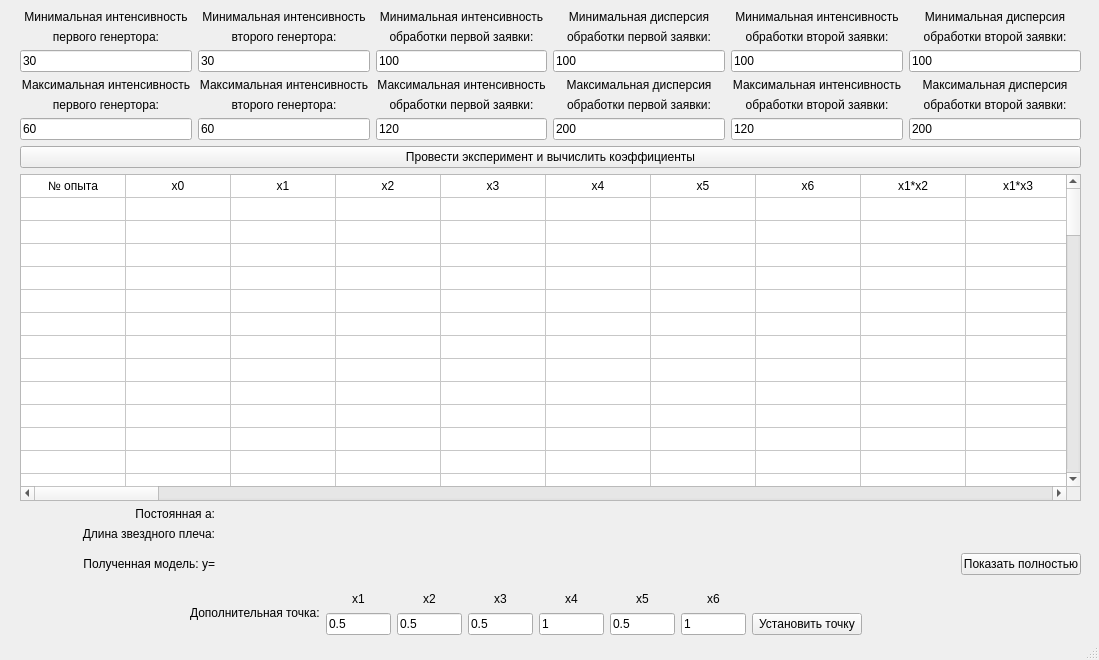
<?xml version="1.0" encoding="UTF-8"?>
<ui version="4.0">
 <class>MainWindow</class>
 <widget class="QMainWindow" name="MainWindow">
  <property name="geometry">
   <rect>
    <x>0</x>
    <y>0</y>
    <width>1099</width>
    <height>660</height>
   </rect>
  </property>
  <property name="windowTitle">
   <string>Ортогональный центрально-композиционный план</string>
  </property>
  <widget class="QWidget" name="centralwidget">
   <widget class="QWidget" name="layoutWidget">
    <property name="geometry">
     <rect>
      <x>20</x>
      <y>10</y>
      <width>1061</width>
      <height>572</height>
     </rect>
    </property>
    <layout class="QGridLayout" name="gridLayout_3">
     <item row="3" column="0">
      <layout class="QGridLayout" name="gridLayout">
       <item row="1" column="1">
        <widget class="QLabel" name="label_length">
         <property name="minimumSize">
          <size>
           <width>0</width>
           <height>0</height>
          </size>
         </property>
         <property name="text">
          <string/>
         </property>
        </widget>
       </item>
       <item row="0" column="0">
        <widget class="QLabel" name="label_37">
         <property name="text">
          <string>Постоянная a:</string>
         </property>
         <property name="alignment">
          <set>Qt::AlignRight|Qt::AlignTrailing|Qt::AlignVCenter</set>
         </property>
        </widget>
       </item>
       <item row="2" column="0">
        <widget class="QLabel" name="label_4">
         <property name="maximumSize">
          <size>
           <width>16777215</width>
           <height>20</height>
          </size>
         </property>
         <property name="text">
          <string>Полученная модель: y=</string>
         </property>
         <property name="alignment">
          <set>Qt::AlignRight|Qt::AlignTrailing|Qt::AlignVCenter</set>
         </property>
        </widget>
       </item>
       <item row="1" column="0">
        <widget class="QLabel" name="label_2">
         <property name="maximumSize">
          <size>
           <width>195</width>
           <height>20</height>
          </size>
         </property>
         <property name="text">
          <string>Длина звездного плеча:</string>
         </property>
         <property name="alignment">
          <set>Qt::AlignRight|Qt::AlignTrailing|Qt::AlignVCenter</set>
         </property>
        </widget>
       </item>
       <item row="0" column="1">
        <widget class="QLabel" name="label_a">
         <property name="text">
          <string/>
         </property>
        </widget>
       </item>
       <item row="2" column="1">
        <layout class="QHBoxLayout" name="horizontalLayout_3">
         <item>
          <widget class="QLabel" name="label_y">
           <property name="minimumSize">
            <size>
             <width>0</width>
             <height>35</height>
            </size>
           </property>
           <property name="text">
            <string/>
           </property>
          </widget>
         </item>
         <item>
          <widget class="QPushButton" name="btn_full">
           <property name="maximumSize">
            <size>
             <width>120</width>
             <height>16777215</height>
            </size>
           </property>
           <property name="text">
            <string>Показать полностью</string>
           </property>
          </widget>
         </item>
        </layout>
       </item>
      </layout>
     </item>
     <item row="2" column="0">
      <widget class="QTableWidget" name="table_plan">
       <property name="rowCount">
        <number>79</number>
       </property>
       <property name="columnCount">
        <number>74</number>
       </property>
       <attribute name="horizontalHeaderVisible">
        <bool>false</bool>
       </attribute>
       <attribute name="horizontalHeaderDefaultSectionSize">
        <number>105</number>
       </attribute>
       <attribute name="verticalHeaderVisible">
        <bool>false</bool>
       </attribute>
       <attribute name="verticalHeaderDefaultSectionSize">
        <number>23</number>
       </attribute>
       <row/>
       <row/>
       <row/>
       <row/>
       <row/>
       <row/>
       <row/>
       <row/>
       <row/>
       <row/>
       <row/>
       <row/>
       <row/>
       <row/>
       <row/>
       <row/>
       <row/>
       <row/>
       <row/>
       <row/>
       <row/>
       <row/>
       <row/>
       <row/>
       <row/>
       <row/>
       <row/>
       <row/>
       <row/>
       <row/>
       <row/>
       <row/>
       <row/>
       <row/>
       <row/>
       <row/>
       <row/>
       <row/>
       <row/>
       <row/>
       <row/>
       <row/>
       <row/>
       <row/>
       <row/>
       <row/>
       <row/>
       <row/>
       <row/>
       <row/>
       <row/>
       <row/>
       <row/>
       <row/>
       <row/>
       <row/>
       <row/>
       <row/>
       <row/>
       <row/>
       <row/>
       <row/>
       <row/>
       <row/>
       <row/>
       <row/>
       <row/>
       <row/>
       <row/>
       <row/>
       <row/>
       <row/>
       <row/>
       <row/>
       <row/>
       <row/>
       <row/>
       <row/>
       <row/>
       <column/>
       <column/>
       <column/>
       <column/>
       <column/>
       <column/>
       <column/>
       <column/>
       <column/>
       <column/>
       <column/>
       <column/>
       <column/>
       <column/>
       <column/>
       <column/>
       <column/>
       <column/>
       <column/>
       <column/>
       <column/>
       <column/>
       <column/>
       <column/>
       <column/>
       <column/>
       <column/>
       <column/>
       <column/>
       <column/>
       <column/>
       <column/>
       <column/>
       <column/>
       <column/>
       <column/>
       <column/>
       <column/>
       <column/>
       <column/>
       <column/>
       <column/>
       <column/>
       <column/>
       <column/>
       <column/>
       <column/>
       <column/>
       <column/>
       <column/>
       <column/>
       <column/>
       <column/>
       <column/>
       <column/>
       <column/>
       <column/>
       <column/>
       <column/>
       <column/>
       <column/>
       <column/>
       <column/>
       <column/>
       <column/>
       <column/>
       <column/>
       <column/>
       <column/>
       <column/>
       <column/>
       <column/>
       <column/>
       <column/>
       <item row="0" column="0">
        <property name="text">
         <string>№ опыта</string>
        </property>
        <property name="textAlignment">
         <set>AlignCenter</set>
        </property>
       </item>
       <item row="0" column="1">
        <property name="text">
         <string>x0</string>
        </property>
        <property name="textAlignment">
         <set>AlignCenter</set>
        </property>
       </item>
       <item row="0" column="2">
        <property name="text">
         <string>x1</string>
        </property>
        <property name="textAlignment">
         <set>AlignCenter</set>
        </property>
       </item>
       <item row="0" column="3">
        <property name="text">
         <string>x2</string>
        </property>
        <property name="textAlignment">
         <set>AlignCenter</set>
        </property>
       </item>
       <item row="0" column="4">
        <property name="text">
         <string>x3</string>
        </property>
        <property name="textAlignment">
         <set>AlignCenter</set>
        </property>
       </item>
       <item row="0" column="5">
        <property name="text">
         <string>x4</string>
        </property>
        <property name="textAlignment">
         <set>AlignCenter</set>
        </property>
       </item>
       <item row="0" column="6">
        <property name="text">
         <string>x5</string>
        </property>
        <property name="textAlignment">
         <set>AlignCenter</set>
        </property>
       </item>
       <item row="0" column="7">
        <property name="text">
         <string>x6</string>
        </property>
        <property name="textAlignment">
         <set>AlignCenter</set>
        </property>
       </item>
       <item row="0" column="8">
        <property name="text">
         <string>x1*x2</string>
        </property>
        <property name="textAlignment">
         <set>AlignCenter</set>
        </property>
       </item>
       <item row="0" column="9">
        <property name="text">
         <string>x1*x3</string>
        </property>
        <property name="textAlignment">
         <set>AlignCenter</set>
        </property>
       </item>
       <item row="0" column="10">
        <property name="text">
         <string>x1*x4</string>
        </property>
        <property name="textAlignment">
         <set>AlignCenter</set>
        </property>
       </item>
       <item row="0" column="11">
        <property name="text">
         <string>x1*x5</string>
        </property>
        <property name="textAlignment">
         <set>AlignCenter</set>
        </property>
       </item>
       <item row="0" column="12">
        <property name="text">
         <string>x1*x6</string>
        </property>
        <property name="textAlignment">
         <set>AlignCenter</set>
        </property>
       </item>
       <item row="0" column="13">
        <property name="text">
         <string>x2*x3</string>
        </property>
        <property name="textAlignment">
         <set>AlignCenter</set>
        </property>
       </item>
       <item row="0" column="14">
        <property name="text">
         <string>x2*x4</string>
        </property>
       </item>
       <item row="0" column="15">
        <property name="text">
         <string>x2*x5</string>
        </property>
       </item>
       <item row="0" column="16">
        <property name="text">
         <string>x2*x6</string>
        </property>
       </item>
       <item row="0" column="17">
        <property name="text">
         <string>x3*x4</string>
        </property>
       </item>
       <item row="0" column="18">
        <property name="text">
         <string>x3*x5</string>
        </property>
       </item>
       <item row="0" column="19">
        <property name="text">
         <string>x3*x6</string>
        </property>
       </item>
       <item row="0" column="20">
        <property name="text">
         <string>x4*x5</string>
        </property>
       </item>
       <item row="0" column="21">
        <property name="text">
         <string>x4*x6</string>
        </property>
       </item>
       <item row="0" column="22">
        <property name="text">
         <string>x5*x6</string>
        </property>
       </item>
       <item row="0" column="23">
        <property name="text">
         <string>x1*x2*x3</string>
        </property>
       </item>
       <item row="0" column="24">
        <property name="text">
         <string>x1*x2*x4</string>
        </property>
       </item>
       <item row="0" column="25">
        <property name="text">
         <string>x1*x2*x5</string>
        </property>
       </item>
       <item row="0" column="26">
        <property name="text">
         <string>x1*x2*x6</string>
        </property>
       </item>
       <item row="0" column="27">
        <property name="text">
         <string>x1*x3*x4</string>
        </property>
       </item>
       <item row="0" column="28">
        <property name="text">
         <string>x1*x3*x5</string>
        </property>
       </item>
       <item row="0" column="29">
        <property name="text">
         <string>x1*x3*x6</string>
        </property>
       </item>
       <item row="0" column="30">
        <property name="text">
         <string>x1*x4*x5</string>
        </property>
       </item>
       <item row="0" column="31">
        <property name="text">
         <string>x1*x4*x6</string>
        </property>
       </item>
       <item row="0" column="32">
        <property name="text">
         <string>x1*x5*x6</string>
        </property>
       </item>
       <item row="0" column="33">
        <property name="text">
         <string>x2*x3*x4</string>
        </property>
       </item>
       <item row="0" column="34">
        <property name="text">
         <string>x2*x3*x5</string>
        </property>
       </item>
       <item row="0" column="35">
        <property name="text">
         <string>x2*x3*x6</string>
        </property>
       </item>
       <item row="0" column="36">
        <property name="text">
         <string>x2*x4*x5</string>
        </property>
       </item>
       <item row="0" column="37">
        <property name="text">
         <string>x2*x4*x6</string>
        </property>
       </item>
       <item row="0" column="38">
        <property name="text">
         <string>x2*x5*x6</string>
        </property>
       </item>
       <item row="0" column="39">
        <property name="text">
         <string>x3*x4*x5</string>
        </property>
       </item>
       <item row="0" column="40">
        <property name="text">
         <string>x3*x4*x6</string>
        </property>
       </item>
       <item row="0" column="41">
        <property name="text">
         <string>x3*x5*x6</string>
        </property>
       </item>
       <item row="0" column="42">
        <property name="text">
         <string>x4*x5*x6</string>
        </property>
       </item>
       <item row="0" column="43">
        <property name="text">
         <string>x1*x2*x3*x4</string>
        </property>
       </item>
       <item row="0" column="44">
        <property name="text">
         <string>x1*x2*x3*x5</string>
        </property>
       </item>
       <item row="0" column="45">
        <property name="text">
         <string>x1*x2*x3*x6</string>
        </property>
       </item>
       <item row="0" column="46">
        <property name="text">
         <string>x1*x2*x4*x5</string>
        </property>
       </item>
       <item row="0" column="47">
        <property name="text">
         <string>x1*x2*x4*x6</string>
        </property>
       </item>
       <item row="0" column="48">
        <property name="text">
         <string>x1*x2*x5*x6</string>
        </property>
       </item>
       <item row="0" column="49">
        <property name="text">
         <string>x1*x3*x4*x5</string>
        </property>
       </item>
       <item row="0" column="50">
        <property name="text">
         <string>x1*x3*x4*x6</string>
        </property>
       </item>
       <item row="0" column="51">
        <property name="text">
         <string>x1*x3*x5*x6</string>
        </property>
       </item>
       <item row="0" column="52">
        <property name="text">
         <string>x1*x4*x5*x6</string>
        </property>
       </item>
       <item row="0" column="53">
        <property name="text">
         <string>x2*x3*x4*x5</string>
        </property>
       </item>
       <item row="0" column="54">
        <property name="text">
         <string>x2*x3*x4*x6</string>
        </property>
       </item>
       <item row="0" column="55">
        <property name="text">
         <string>x2*x3*x5*x6</string>
        </property>
       </item>
       <item row="0" column="56">
        <property name="text">
         <string>x2*x4*x5*x6</string>
        </property>
       </item>
       <item row="0" column="57">
        <property name="text">
         <string>x3*x4*x5*x6</string>
        </property>
       </item>
       <item row="0" column="58">
        <property name="text">
         <string>x1*x2*x3*x4*x5</string>
        </property>
       </item>
       <item row="0" column="59">
        <property name="text">
         <string>x1*x2*x3*x4*x6</string>
        </property>
       </item>
       <item row="0" column="60">
        <property name="text">
         <string>x1*x2*x3*x5*x6</string>
        </property>
       </item>
       <item row="0" column="61">
        <property name="text">
         <string>x1*x2*x4*x5*x6</string>
        </property>
       </item>
       <item row="0" column="62">
        <property name="text">
         <string>x1*x3*x4*x5*x6</string>
        </property>
       </item>
       <item row="0" column="63">
        <property name="text">
         <string>x2*x3*x4*x5*x6</string>
        </property>
       </item>
       <item row="0" column="64">
        <property name="text">
         <string>x1*x2*x3*x4*x5*x6</string>
        </property>
       </item>
       <item row="0" column="65">
        <property name="text">
         <string>x1^2 - a</string>
        </property>
       </item>
       <item row="0" column="66">
        <property name="text">
         <string>x2^2 - a</string>
        </property>
       </item>
       <item row="0" column="67">
        <property name="text">
         <string>x3^2 - a</string>
        </property>
       </item>
       <item row="0" column="68">
        <property name="text">
         <string>x4^2 - a</string>
        </property>
       </item>
       <item row="0" column="69">
        <property name="text">
         <string>x5^2 - a</string>
        </property>
       </item>
       <item row="0" column="70">
        <property name="text">
         <string>x6^2 - a</string>
        </property>
       </item>
       <item row="0" column="71">
        <property name="text">
         <string>Y</string>
        </property>
       </item>
       <item row="0" column="72">
        <property name="text">
         <string>Yр</string>
        </property>
       </item>
       <item row="0" column="73">
        <property name="text">
         <string>|Y-Yр|</string>
        </property>
       </item>
       <item row="1" column="0">
        <property name="text">
         <string/>
        </property>
        <property name="textAlignment">
         <set>AlignCenter</set>
        </property>
       </item>
       <item row="2" column="0">
        <property name="text">
         <string/>
        </property>
       </item>
       <item row="3" column="0">
        <property name="text">
         <string/>
        </property>
       </item>
       <item row="4" column="0">
        <property name="text">
         <string/>
        </property>
       </item>
       <item row="5" column="0">
        <property name="text">
         <string/>
        </property>
       </item>
       <item row="6" column="0">
        <property name="text">
         <string/>
        </property>
       </item>
       <item row="7" column="0">
        <property name="text">
         <string/>
        </property>
       </item>
      </widget>
     </item>
     <item row="0" column="0">
      <layout class="QGridLayout" name="gridLayout_2">
       <item row="0" column="3">
        <layout class="QVBoxLayout" name="verticalLayout_3">
         <item>
          <widget class="QLabel" name="label_7">
           <property name="text">
            <string>Минимальная дисперсия</string>
           </property>
           <property name="alignment">
            <set>Qt::AlignCenter</set>
           </property>
          </widget>
         </item>
         <item>
          <widget class="QLabel" name="label_8">
           <property name="text">
            <string>обработки первой заявки:</string>
           </property>
           <property name="alignment">
            <set>Qt::AlignCenter</set>
           </property>
          </widget>
         </item>
         <item>
          <widget class="QLineEdit" name="entry_proc1_dev_min">
           <property name="text">
            <string>100</string>
           </property>
          </widget>
         </item>
        </layout>
       </item>
       <item row="0" column="0">
        <layout class="QVBoxLayout" name="verticalLayout">
         <item>
          <widget class="QLabel" name="label">
           <property name="text">
            <string>Минимальная интенсивность</string>
           </property>
           <property name="alignment">
            <set>Qt::AlignCenter</set>
           </property>
          </widget>
         </item>
         <item>
          <widget class="QLabel" name="label_3">
           <property name="text">
            <string>первого генертора:</string>
           </property>
           <property name="alignment">
            <set>Qt::AlignCenter</set>
           </property>
          </widget>
         </item>
         <item>
          <widget class="QLineEdit" name="entry_gen1_int_min">
           <property name="text">
            <string>30</string>
           </property>
          </widget>
         </item>
        </layout>
       </item>
       <item row="1" column="1">
        <layout class="QVBoxLayout" name="verticalLayout_13">
         <item>
          <widget class="QLabel" name="label_34">
           <property name="text">
            <string>Максимальная интенсивность</string>
           </property>
           <property name="alignment">
            <set>Qt::AlignCenter</set>
           </property>
          </widget>
         </item>
         <item>
          <widget class="QLabel" name="label_35">
           <property name="text">
            <string>второго генертора:</string>
           </property>
           <property name="alignment">
            <set>Qt::AlignCenter</set>
           </property>
          </widget>
         </item>
         <item>
          <widget class="QLineEdit" name="entry_gen2_int_max">
           <property name="text">
            <string>60</string>
           </property>
          </widget>
         </item>
        </layout>
       </item>
       <item row="1" column="3">
        <layout class="QVBoxLayout" name="verticalLayout_6">
         <item>
          <widget class="QLabel" name="label_13">
           <property name="text">
            <string>Максимальная дисперсия</string>
           </property>
           <property name="alignment">
            <set>Qt::AlignCenter</set>
           </property>
          </widget>
         </item>
         <item>
          <widget class="QLabel" name="label_14">
           <property name="text">
            <string>обработки первой заявки:</string>
           </property>
           <property name="alignment">
            <set>Qt::AlignCenter</set>
           </property>
          </widget>
         </item>
         <item>
          <widget class="QLineEdit" name="entry_proc1_dev_max">
           <property name="text">
            <string>200</string>
           </property>
          </widget>
         </item>
        </layout>
       </item>
       <item row="0" column="2">
        <layout class="QVBoxLayout" name="verticalLayout_2">
         <item>
          <widget class="QLabel" name="label_5">
           <property name="text">
            <string>Минимальная интенсивность</string>
           </property>
           <property name="alignment">
            <set>Qt::AlignCenter</set>
           </property>
          </widget>
         </item>
         <item>
          <widget class="QLabel" name="label_6">
           <property name="text">
            <string>обработки первой заявки:</string>
           </property>
           <property name="alignment">
            <set>Qt::AlignCenter</set>
           </property>
          </widget>
         </item>
         <item>
          <widget class="QLineEdit" name="entry_proc1_int_min">
           <property name="text">
            <string>100</string>
           </property>
          </widget>
         </item>
        </layout>
       </item>
       <item row="0" column="1">
        <layout class="QVBoxLayout" name="verticalLayout_12">
         <item>
          <widget class="QLabel" name="label_32">
           <property name="text">
            <string>Минимальная интенсивность</string>
           </property>
           <property name="alignment">
            <set>Qt::AlignCenter</set>
           </property>
          </widget>
         </item>
         <item>
          <widget class="QLabel" name="label_33">
           <property name="text">
            <string>второго генертора:</string>
           </property>
           <property name="alignment">
            <set>Qt::AlignCenter</set>
           </property>
          </widget>
         </item>
         <item>
          <widget class="QLineEdit" name="entry_gen2_int_min">
           <property name="text">
            <string>30</string>
           </property>
          </widget>
         </item>
        </layout>
       </item>
       <item row="1" column="4">
        <layout class="QVBoxLayout" name="verticalLayout_20">
         <item>
          <widget class="QLabel" name="label_29">
           <property name="text">
            <string>Максимальная интенсивность</string>
           </property>
           <property name="alignment">
            <set>Qt::AlignCenter</set>
           </property>
          </widget>
         </item>
         <item>
          <widget class="QLabel" name="label_38">
           <property name="text">
            <string>обработки второй заявки:</string>
           </property>
           <property name="alignment">
            <set>Qt::AlignCenter</set>
           </property>
          </widget>
         </item>
         <item>
          <widget class="QLineEdit" name="entry_proc2_int_max">
           <property name="text">
            <string>120</string>
           </property>
          </widget>
         </item>
        </layout>
       </item>
       <item row="1" column="0">
        <layout class="QVBoxLayout" name="verticalLayout_4">
         <item>
          <widget class="QLabel" name="label_9">
           <property name="text">
            <string>Максимальная интенсивность</string>
           </property>
           <property name="alignment">
            <set>Qt::AlignCenter</set>
           </property>
          </widget>
         </item>
         <item>
          <widget class="QLabel" name="label_10">
           <property name="text">
            <string>первого генертора:</string>
           </property>
           <property name="alignment">
            <set>Qt::AlignCenter</set>
           </property>
          </widget>
         </item>
         <item>
          <widget class="QLineEdit" name="entry_gen1_int_max">
           <property name="text">
            <string>60</string>
           </property>
          </widget>
         </item>
        </layout>
       </item>
       <item row="1" column="2">
        <layout class="QVBoxLayout" name="verticalLayout_5">
         <item>
          <widget class="QLabel" name="label_11">
           <property name="text">
            <string>Максимальная интенсивность</string>
           </property>
           <property name="alignment">
            <set>Qt::AlignCenter</set>
           </property>
          </widget>
         </item>
         <item>
          <widget class="QLabel" name="label_12">
           <property name="text">
            <string>обработки первой заявки:</string>
           </property>
           <property name="alignment">
            <set>Qt::AlignCenter</set>
           </property>
          </widget>
         </item>
         <item>
          <widget class="QLineEdit" name="entry_proc1_int_max">
           <property name="text">
            <string>120</string>
           </property>
          </widget>
         </item>
        </layout>
       </item>
       <item row="0" column="4">
        <layout class="QVBoxLayout" name="verticalLayout_19">
         <item>
          <widget class="QLabel" name="label_27">
           <property name="text">
            <string>Минимальная интенсивность</string>
           </property>
           <property name="alignment">
            <set>Qt::AlignCenter</set>
           </property>
          </widget>
         </item>
         <item>
          <widget class="QLabel" name="label_28">
           <property name="text">
            <string>обработки второй заявки:</string>
           </property>
           <property name="alignment">
            <set>Qt::AlignCenter</set>
           </property>
          </widget>
         </item>
         <item>
          <widget class="QLineEdit" name="entry_proc2_int_min">
           <property name="text">
            <string>100</string>
           </property>
          </widget>
         </item>
        </layout>
       </item>
       <item row="0" column="5">
        <layout class="QVBoxLayout" name="verticalLayout_21">
         <item>
          <widget class="QLabel" name="label_39">
           <property name="text">
            <string>Минимальная дисперсия</string>
           </property>
           <property name="alignment">
            <set>Qt::AlignCenter</set>
           </property>
          </widget>
         </item>
         <item>
          <widget class="QLabel" name="label_40">
           <property name="text">
            <string>обработки второй заявки:</string>
           </property>
           <property name="alignment">
            <set>Qt::AlignCenter</set>
           </property>
          </widget>
         </item>
         <item>
          <widget class="QLineEdit" name="entry_proc2_dev_min">
           <property name="text">
            <string>100</string>
           </property>
          </widget>
         </item>
        </layout>
       </item>
       <item row="1" column="5">
        <layout class="QVBoxLayout" name="verticalLayout_22">
         <item>
          <widget class="QLabel" name="label_41">
           <property name="text">
            <string>Максимальная дисперсия</string>
           </property>
           <property name="alignment">
            <set>Qt::AlignCenter</set>
           </property>
          </widget>
         </item>
         <item>
          <widget class="QLabel" name="label_42">
           <property name="text">
            <string>обработки второй заявки:</string>
           </property>
           <property name="alignment">
            <set>Qt::AlignCenter</set>
           </property>
          </widget>
         </item>
         <item>
          <widget class="QLineEdit" name="entry_proc2_dev_max">
           <property name="text">
            <string>200</string>
           </property>
          </widget>
         </item>
        </layout>
       </item>
      </layout>
     </item>
     <item row="1" column="0">
      <widget class="QPushButton" name="btn_do_plan">
       <property name="text">
        <string>Провести эксперимент и вычислить коэффициенты</string>
       </property>
      </widget>
     </item>
    </layout>
   </widget>
   <widget class="QWidget" name="layoutWidget">
    <property name="geometry">
     <rect>
      <x>190</x>
      <y>590</y>
      <width>672</width>
      <height>45</height>
     </rect>
    </property>
    <layout class="QHBoxLayout" name="horizontalLayout_2">
     <item>
      <widget class="QLabel" name="label_15">
       <property name="text">
        <string>Дополнительная точка:</string>
       </property>
      </widget>
     </item>
     <item>
      <layout class="QHBoxLayout" name="horizontalLayout">
       <item>
        <layout class="QVBoxLayout" name="verticalLayout_11">
         <item>
          <widget class="QLabel" name="label_24">
           <property name="text">
            <string>x1</string>
           </property>
           <property name="alignment">
            <set>Qt::AlignCenter</set>
           </property>
          </widget>
         </item>
         <item>
          <widget class="QLineEdit" name="entry_x1">
           <property name="maximumSize">
            <size>
             <width>65</width>
             <height>16777215</height>
            </size>
           </property>
           <property name="text">
            <string>0.5</string>
           </property>
          </widget>
         </item>
        </layout>
       </item>
       <item>
        <layout class="QVBoxLayout" name="verticalLayout_10">
         <item>
          <widget class="QLabel" name="label_25">
           <property name="text">
            <string>x2</string>
           </property>
           <property name="alignment">
            <set>Qt::AlignCenter</set>
           </property>
          </widget>
         </item>
         <item>
          <widget class="QLineEdit" name="entry_x2">
           <property name="maximumSize">
            <size>
             <width>65</width>
             <height>16777215</height>
            </size>
           </property>
           <property name="text">
            <string>0.5</string>
           </property>
          </widget>
         </item>
        </layout>
       </item>
       <item>
        <layout class="QVBoxLayout" name="verticalLayout_9">
         <item>
          <widget class="QLabel" name="label_26">
           <property name="text">
            <string>x3</string>
           </property>
           <property name="alignment">
            <set>Qt::AlignCenter</set>
           </property>
          </widget>
         </item>
         <item>
          <widget class="QLineEdit" name="entry_x3">
           <property name="maximumSize">
            <size>
             <width>65</width>
             <height>16777215</height>
            </size>
           </property>
           <property name="text">
            <string>0.5</string>
           </property>
          </widget>
         </item>
        </layout>
       </item>
       <item>
        <layout class="QVBoxLayout" name="verticalLayout_8">
         <item>
          <widget class="QLabel" name="label_30">
           <property name="text">
            <string>x4</string>
           </property>
           <property name="alignment">
            <set>Qt::AlignCenter</set>
           </property>
          </widget>
         </item>
         <item>
          <widget class="QLineEdit" name="entry_x4">
           <property name="maximumSize">
            <size>
             <width>65</width>
             <height>16777215</height>
            </size>
           </property>
           <property name="text">
            <string>1</string>
           </property>
          </widget>
         </item>
        </layout>
       </item>
       <item>
        <layout class="QVBoxLayout" name="verticalLayout_14">
         <item>
          <widget class="QLabel" name="label_31">
           <property name="text">
            <string>x5</string>
           </property>
           <property name="alignment">
            <set>Qt::AlignCenter</set>
           </property>
          </widget>
         </item>
         <item>
          <widget class="QLineEdit" name="entry_x5">
           <property name="maximumSize">
            <size>
             <width>65</width>
             <height>16777215</height>
            </size>
           </property>
           <property name="text">
            <string>0.5</string>
           </property>
          </widget>
         </item>
        </layout>
       </item>
       <item>
        <layout class="QVBoxLayout" name="verticalLayout_15">
         <item>
          <widget class="QLabel" name="label_36">
           <property name="text">
            <string>x6</string>
           </property>
           <property name="alignment">
            <set>Qt::AlignCenter</set>
           </property>
          </widget>
         </item>
         <item>
          <widget class="QLineEdit" name="entry_x6">
           <property name="maximumSize">
            <size>
             <width>65</width>
             <height>16777215</height>
            </size>
           </property>
           <property name="text">
            <string>1</string>
           </property>
          </widget>
         </item>
        </layout>
       </item>
      </layout>
     </item>
     <item>
      <layout class="QVBoxLayout" name="verticalLayout_7">
       <item>
        <spacer name="verticalSpacer">
         <property name="orientation">
          <enum>Qt::Vertical</enum>
         </property>
         <property name="sizeHint" stdset="0">
          <size>
           <width>20</width>
           <height>40</height>
          </size>
         </property>
        </spacer>
       </item>
       <item>
        <widget class="QPushButton" name="btn_set">
         <property name="text">
          <string>Установить точку</string>
         </property>
        </widget>
       </item>
      </layout>
     </item>
    </layout>
   </widget>
  </widget>
  <widget class="QStatusBar" name="statusbar"/>
 </widget>
 <resources/>
 <connections/>
</ui>
